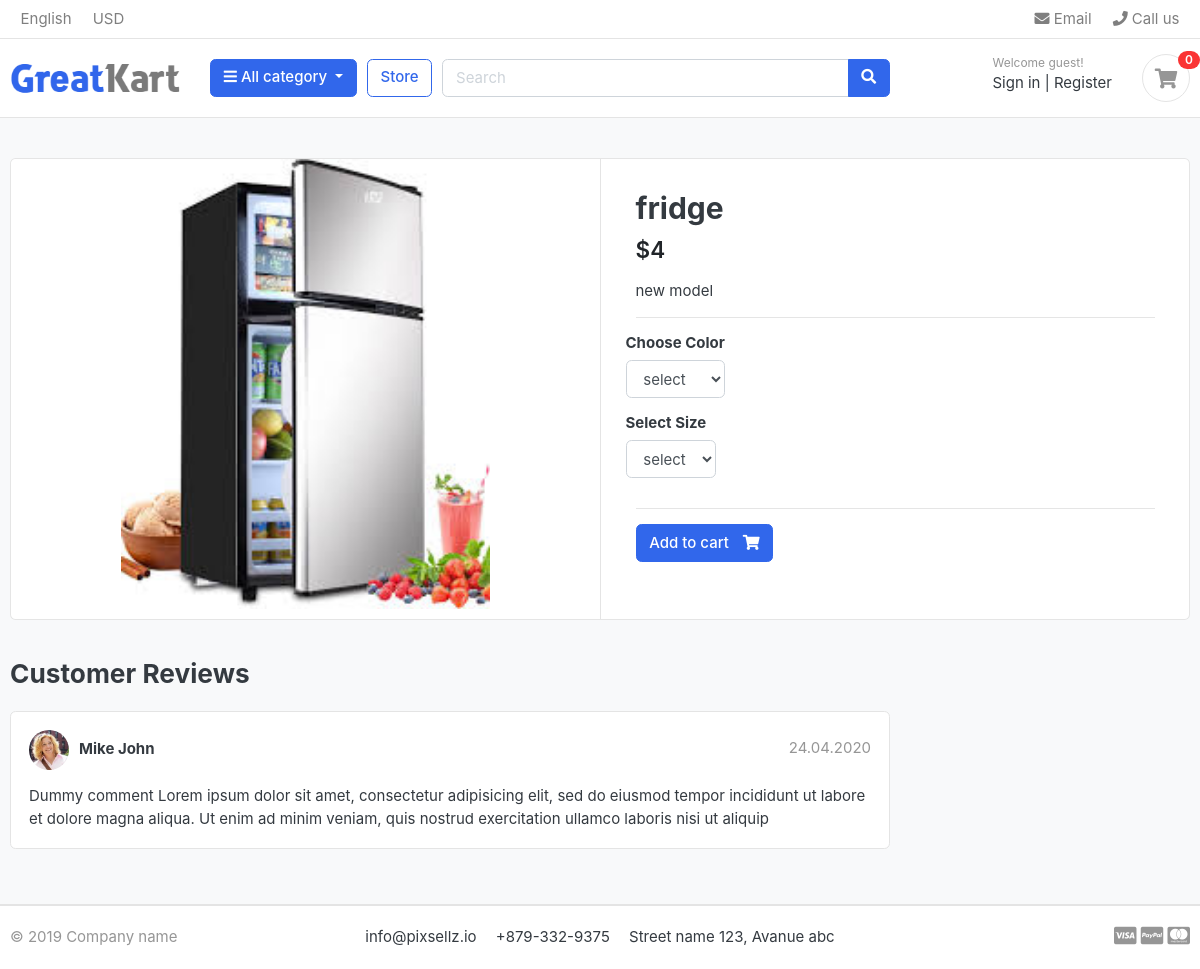
/store/category/fridge/fridge/, run on the app's committed database.
### store/models.py (models this page shows, shortened)
class Product(models.Model):
    product_name=models.CharField(max_length=200,unique=True)
    slug=models.SlugField(max_length=255,unique=True)
    description=models.TextField(max_length=500,blank=True)
    price=models.IntegerField()
    image=models.ImageField(upload_to='products')
    stock=models.IntegerField()
    is_available=models.BooleanField(default=True)
    category=models.ForeignKey(Category,on_delete=models.CASCADE)
    created_date=models.DateTimeField(auto_now_add=True)
    modified_date=models.DateTimeField(auto_now_add=True)

### store/views.py (the view)
# urls.py: path('category/<slug:category_slug>/<slug:product_slug>/', views.product_detail, name='product_detail'),
def product_detail(request,category_slug,product_slug):
    try:
        single_product=Product.objects.get(category__slug=category_slug,slug=product_slug)
        in_cart=CartItem.objects.filter(cart__cart_id=_cart_id(request),product=single_product).exists
    except Exception as e:
        raise e
    context={
        'single_product':single_product,
        'in_cart':in_cart,
    }
    return render(request,'product_detail.html',context)

### carts/context_processor.py (called while the page is built)
def counter(request):
    cart_count=0
    if 'admin' in request.path:
        return{}
    else:
        try:
            cart=Cart.objects.filter(cart_id=_cart_id(request))
            cart_items=CartItem.objects.all().filter(cart=cart[:1])
            for cart_item in cart_items:
                cart_count+=cart_item.quantity
        except Cart.DoesNotExist:
            cart_count=0
    return dict(cart_count=cart_count)

### carts/views.py (called while the page is built)
def _cart_id(request):  # _private function
    cart = request.session.session_key
    if not cart:
        cart = request.session.create()
    return cart

### category/context_processor.py (called while the page is built)
def menu_links(request):
    links=Category.objects.all()
    return dict(links=links)

### category/models.py (called while the page is built)
    def get_url(self):
        return reverse('products_by_category',args=[self.slug])

### store/models.py (called while the page is built)
    def colors(self):
        return super(VariationManager,self).filter(variation_category='color',is_active=True)

    def sizes(self):
        return super(VariationManager,self).filter(variation_category='size',is_active=True)

### store/templates/product_detail.html (shortened to what this page needs)
{% extends 'base.html'%}
{% load static %}
{% block content %}
<section class="section-content padding-y bg">
<div class="container">
<div class="card">
	<div class="row no-gutters">
		<aside class="col-md-6">
<article class="gallery-wrap">
	<div class="img-big-wrap">
	   <a href="#"><img src="{{single_product.image.url}}"></a>
	</div>
</article>
		</aside>
		<main class="col-md-6 border-left">
			<form action="{% url 'add_cart' single_product.id %}" method="POST">
<article class="content-body">
<h2 class="title">{{single_product.product_name}}</h2>
<div class="mb-3">
	<var class="price h4">${{single_product.price}}</var>
</div>
<p>{{single_product.description}}</p>
<hr>
	<div class="row">
		<div class="item-option-select">
			<h6>Choose Color</h6>
			<select name="color" class="form-control"  required>
				<option value="" disabled selected>select</option>
			</select>
		</div>
	</div>
	<div class="row">
		<div class="item-option-select">
			<h6>Select Size</h6>
			<select name="size" class="form-control" >
				<option value="" disabled selected>select</option>
			</select>
		</div>
	</div>
	<hr>
    {% if single_product.stock <= 0 %}
    <h5 class='text-danger'>Out of stock </h5>
	{% else %}
        <button type="submit" class="btn  btn-primary"> <span class="text">Add to cart</span> <i class="fas fa-shopping-cart"></i>  </button>
    {% endif %}
</article>
</form>
		</main>
	</div>
</div>
<br>
<div class="row">
			<div class="col-md-9">
	<header class="section-heading">
		<h3>Customer Reviews </h3>
	</header>
	<article class="box mb-3">
		<div class="icontext w-100">
			<img src="{% static './images/avatars/avatar1.jpg'%}" class="img-xs icon rounded-circle">
			<div class="text">
				<span class="date text-muted float-md-right">24.04.2020 </span>
				<h6 class="mb-1">Mike John </h6>
			</div>
		</div>
		<div class="mt-3">
			<p>
				Dummy comment Lorem ipsum dolor sit amet, consectetur adipisicing elit, sed do eiusmod
				tempor incididunt ut labore et dolore magna aliqua. Ut enim ad minim veniam,
				quis nostrud exercitation ullamco laboris nisi ut aliquip
			</p>
		</div>
	</article>
	</div>
</div>
</div>
</section>
{% endblock %}

### store/static/css/ui.css (style rules this page uses)
html { font-family: "Inter", sans-serif; font-size: 15px; }
.content-body { flex: 1 1 auto; padding: 2rem 2.3rem; }
.img-xs, .img-sm, .img-md, .img-lg { -o-object-fit: cover; object-fit: cover; flex-shrink: 0; flex-grow: 0; }
.img-xs { width: 40px; height: 40px; }
.padding-y { padding-top: 40px; padding-bottom: 40px; }
var { font-style: normal; }
article:after, .form-group:after { display: block; clear: both; content: ""; }
.bg { background-color: #f8f9fa; }
.section-heading { margin-bottom: 20px; margin-top: 15px; }
p:last-child { margin-bottom: 0; }
.btn .text + i { margin-left: 10px; }
.icontext { display: inline-flex; align-items: center; vertical-align: middle; }
.icontext .text { width: 100%; line-height: 1.2; }
.icontext .icon { position: relative; margin-right: 10px; flex-shrink: 0; flex-grow: 0; }
.price { font-weight: 600; color: #212529; }
.box { padding: 18px; background: #fff; border-radius: 0.37rem; border: 1px solid #e4e4e4; }
.box img { max-width: 100%; }
.gallery-wrap .img-big-wrap { margin-bottom: 10px; border-radius: 0.37rem; overflow: hidden; background-color: #fff; }
.gallery-wrap .img-big-wrap a { text-align: center; display: block; }
.gallery-wrap .img-big-wrap img { height: 450px; width: auto; display: inline-block; }
.item-option-select { margin-bottom: 1rem; display: inline-block; margin-right: 15px; }

### data on the page
Product: image (picture), product_name "fridge", price "4", description "new model"

### other printed values
{{ cart_count }} "0"
